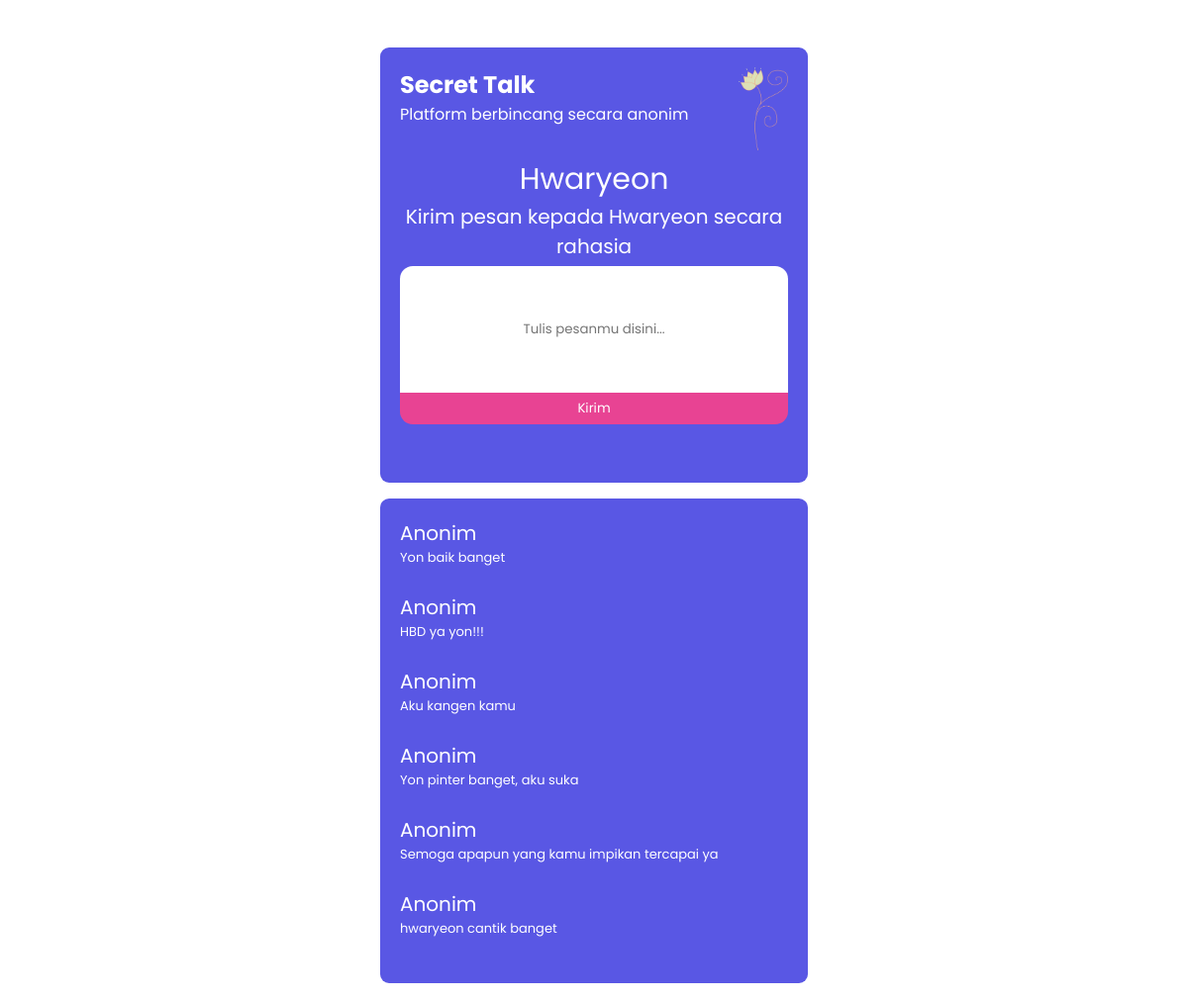
Screenshot of /profil.php?id=Hwaryeon with the database file from the repository.
### tables this page shows
CREATE TABLE `data` (
  `id` int(100) NOT NULL,
  `nama` varchar(100) NOT NULL,
  `pesan` varchar(1000) NOT NULL
);

CREATE TABLE `comment_table` (
  `id` int(100) NOT NULL,
  `nama` varchar(100) NOT NULL,
  `komentar` varchar(1000) NOT NULL
);

### profil.php (the view, shortened to what this page needs)
<?php
require "koneksi.php";
$id = $_GET['id'];
if (isset($_GET['id'])) {
$query = "SELECT * FROM data WHERE nama = '$id'";
$result = mysqli_query($koneksi, $query);
while ($row = mysqli_fetch_assoc($result)) {
	$nama = $row['nama'];
}
}
?>
<!DOCTYPE html>
<html lang="en">
<head>
    <link rel="stylesheet" href="styles2.css">
</head>
<body>
    <div class="container">
        <div class="atas">
        <div class="header">
        <h2>Secret Talk</h2>
            <span>Platform berbincang secara anonim</span>
            </div>
            <div class="gambar">
            <img src="flower.png" alt="">
        </div>
        </div>
        <center><span class="nama"><?php echo "$nama"; ?></span></center>
       	<center><span class="teks">Kirim pesan kepada <?php echo "$nama"; ?> secara rahasia</span></center>
       	<form action="pesan.php" method="POST">
       		<input type="text" name="pesan" placeholder="Tulis pesanmu disini...">
       		<button type="submit">Kirim</button>
       	</form>
        </div>
    <div class="container-dua">
        <?php
        $query = mysqli_query($koneksi, "SELECT * FROM comment_table WHERE nama = '$id' ORDER BY id DESC");
        while ($hasil = mysqli_fetch_assoc($query)) {
    	echo "<div class='anonim'>Anonim</div>";
    	echo "<div class='pesan'>".$hasil['komentar']."</div>";
    	echo "<br>";
        }
        ?>
    </div>
</body>
</html>

### styles2.css (style rules this page uses)
* { margin: 0; padding: 0; box-sizing: border-box; }
body { font-family: "Poppins", sans-serif; }
.container { margin: auto; margin-top: 3rem; background-color: #5957e4; width: 27rem; color: white; padding: 20px; border-radius: 9px; }
.atas { display: flex; justify-content: space-between; }
.atas .gambar img { width: 50px; }
.container .nama { font-size: 30px; }
.container .teks { font-size: 20px ; }
.container form input { font-family: "Poppins", sans-serif; margin-top: 5px; width: 100%; height: 8rem; text-align: center; outline-color: cyan; border: none; border-top-left-radius: 13px; border-top-right-radius: 13px; }
.container button { font-family: "Poppins", sans-serif; width: 100%; border: none; background-color: #e84393; color: white; height: 2rem; border-bottom-left-radius: 13px; border-bottom-right-radius: 13px; cursor: pointer; }
.container-dua { margin: auto; margin-top: 1rem; margin-bottom: 1rem; background-color: #5957e4; width: 27rem; color: white; padding: 20px; border-radius: 9px; }
.container-dua .anonim { font-size: 20px; }
.container-dua .pesan { font-size: 13px; }

### rows the page displays
data: nama "Hwaryeon"
comment_table: komentar "Yon baik banget"
comment_table: komentar "HBD ya yon!!!"
comment_table: komentar "Aku kangen kamu"
comment_table: komentar "Yon pinter banget, aku suka"
comment_table: komentar "Semoga apapun yang kamu impikan tercapai ya"
comment_table: komentar "hwaryeon cantik banget"
